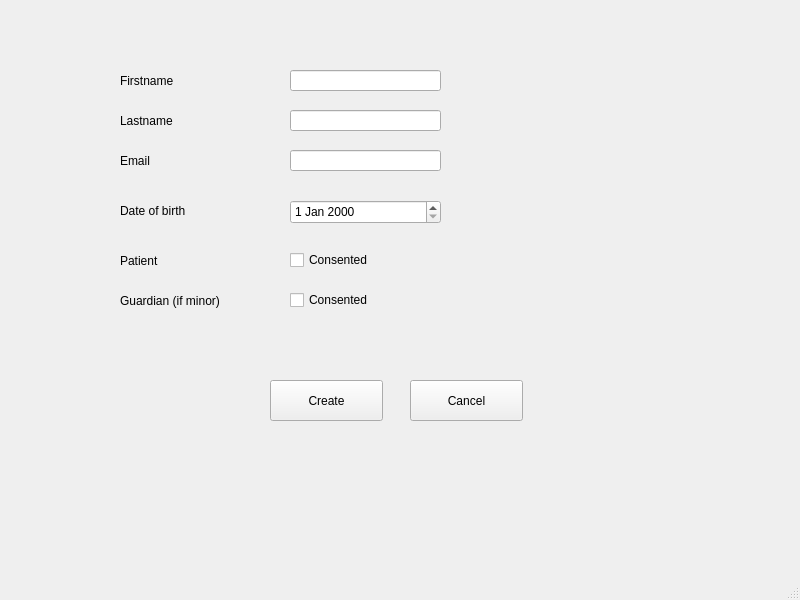
<?xml version="1.0" encoding="UTF-8"?>
<ui version="4.0">
 <class>MainWindow</class>
 <widget class="QMainWindow" name="MainWindow">
  <property name="geometry">
   <rect>
    <x>0</x>
    <y>0</y>
    <width>800</width>
    <height>600</height>
   </rect>
  </property>
  <property name="windowTitle">
   <string>Create folder patient</string>
  </property>
  <widget class="QWidget" name="centralwidget">
   <widget class="QLineEdit" name="firstname_input">
    <property name="geometry">
     <rect>
      <x>290</x>
      <y>70</y>
      <width>151</width>
      <height>21</height>
     </rect>
    </property>
   </widget>
   <widget class="QLineEdit" name="lastname_input">
    <property name="geometry">
     <rect>
      <x>290</x>
      <y>110</y>
      <width>151</width>
      <height>21</height>
     </rect>
    </property>
   </widget>
   <widget class="QLineEdit" name="email_input">
    <property name="geometry">
     <rect>
      <x>290</x>
      <y>150</y>
      <width>151</width>
      <height>21</height>
     </rect>
    </property>
   </widget>
   <widget class="QDateEdit" name="date_of_birth_input">
    <property name="geometry">
     <rect>
      <x>290</x>
      <y>200</y>
      <width>151</width>
      <height>24</height>
     </rect>
    </property>
   </widget>
   <widget class="QCheckBox" name="consent_checkbox">
    <property name="geometry">
     <rect>
      <x>290</x>
      <y>250</y>
      <width>87</width>
      <height>20</height>
     </rect>
    </property>
    <property name="text">
     <string>Consented</string>
    </property>
   </widget>
   <widget class="QCheckBox" name="guardian_consent_checkbox">
    <property name="geometry">
     <rect>
      <x>290</x>
      <y>290</y>
      <width>87</width>
      <height>20</height>
     </rect>
    </property>
    <property name="text">
     <string>Consented</string>
    </property>
   </widget>
   <widget class="QPushButton" name="create_folder_btn">
    <property name="geometry">
     <rect>
      <x>270</x>
      <y>380</y>
      <width>113</width>
      <height>41</height>
     </rect>
    </property>
    <property name="text">
     <string>Create</string>
    </property>
   </widget>
   <widget class="QPushButton" name="cancel_create_folder_btn">
    <property name="geometry">
     <rect>
      <x>410</x>
      <y>380</y>
      <width>113</width>
      <height>41</height>
     </rect>
    </property>
    <property name="text">
     <string>Cancel</string>
    </property>
   </widget>
   <widget class="QLabel" name="firstname_label">
    <property name="geometry">
     <rect>
      <x>120</x>
      <y>70</y>
      <width>101</width>
      <height>21</height>
     </rect>
    </property>
    <property name="text">
     <string>Firstname</string>
    </property>
   </widget>
   <widget class="QLabel" name="lastname_label">
    <property name="geometry">
     <rect>
      <x>120</x>
      <y>110</y>
      <width>101</width>
      <height>21</height>
     </rect>
    </property>
    <property name="text">
     <string>Lastname</string>
    </property>
   </widget>
   <widget class="QLabel" name="email_label">
    <property name="geometry">
     <rect>
      <x>120</x>
      <y>150</y>
      <width>101</width>
      <height>21</height>
     </rect>
    </property>
    <property name="text">
     <string>Email</string>
    </property>
   </widget>
   <widget class="QLabel" name="dob_label">
    <property name="geometry">
     <rect>
      <x>120</x>
      <y>200</y>
      <width>101</width>
      <height>21</height>
     </rect>
    </property>
    <property name="text">
     <string>Date of birth</string>
    </property>
   </widget>
   <widget class="QLabel" name="dob_label_2">
    <property name="geometry">
     <rect>
      <x>120</x>
      <y>250</y>
      <width>101</width>
      <height>21</height>
     </rect>
    </property>
    <property name="text">
     <string>Patient</string>
    </property>
   </widget>
   <widget class="QLabel" name="dob_label_3">
    <property name="geometry">
     <rect>
      <x>120</x>
      <y>290</y>
      <width>121</width>
      <height>21</height>
     </rect>
    </property>
    <property name="text">
     <string>Guardian (if minor)</string>
    </property>
   </widget>
  </widget>
  <widget class="QMenuBar" name="menubar">
   <property name="geometry">
    <rect>
     <x>0</x>
     <y>0</y>
     <width>800</width>
     <height>24</height>
    </rect>
   </property>
  </widget>
  <widget class="QStatusBar" name="statusbar"/>
 </widget>
 <resources/>
 <connections/>
</ui>
